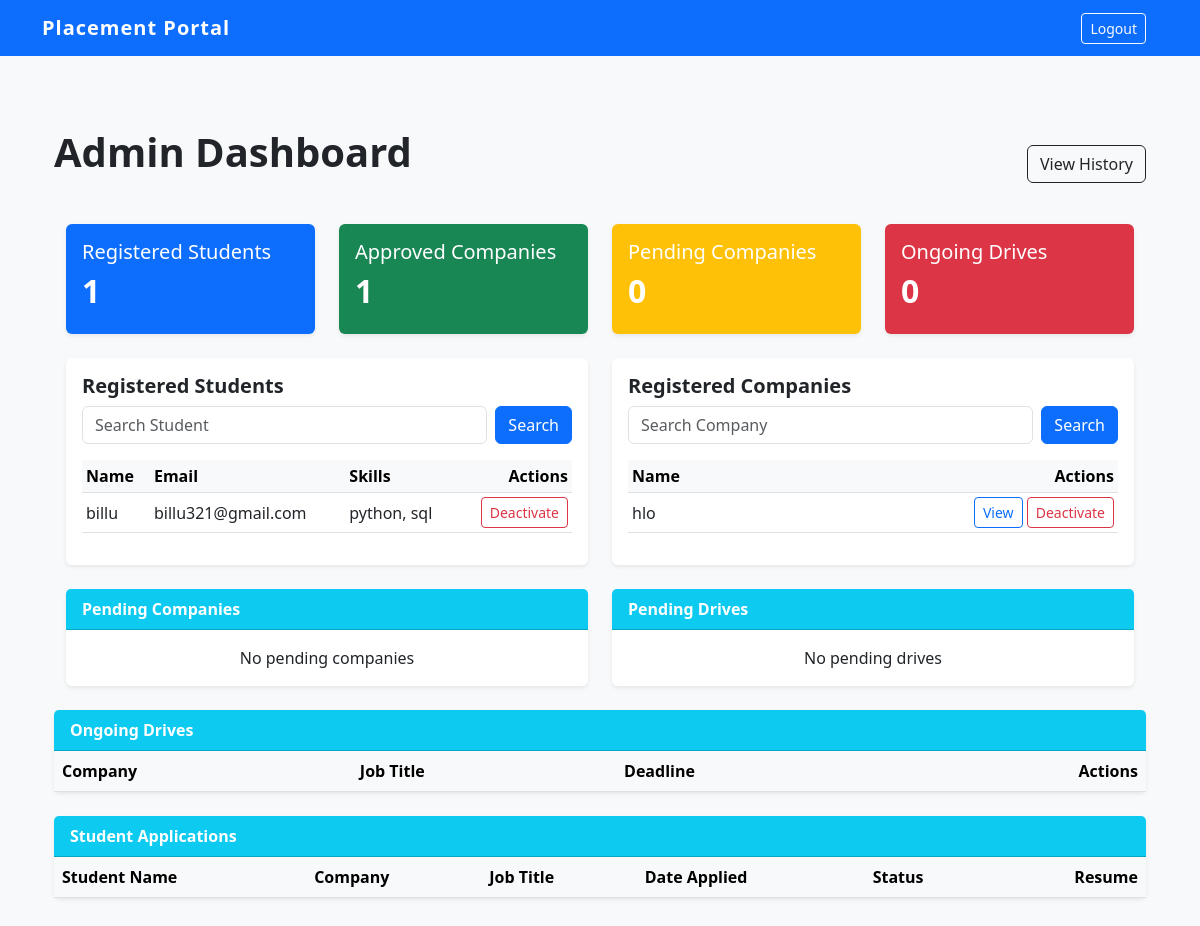
The app's page /admin_dashboard (signed in), older data.
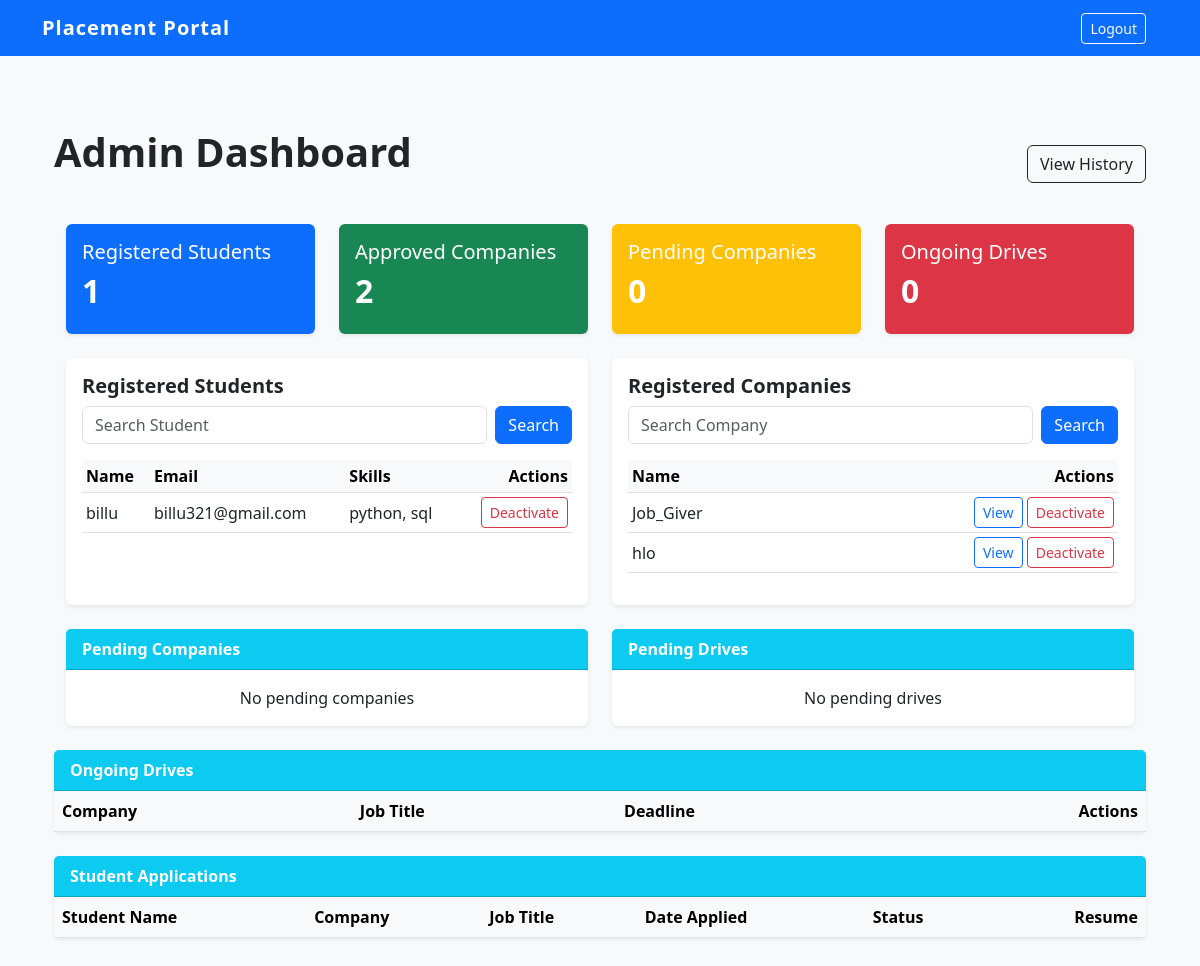
The same page, newer data.
### models.py (models this page shows)
class Student(db.Model):
    id = db.Column(db.Integer, primary_key=True)
    name = db.Column(db.String(50), nullable=False)
    email = db.Column(db.String(100), unique=True, nullable=False)
    password = db.Column(db.String(50), unique=True, nullable=False)
    skills = db.Column(db.String(200))
    resume_path = db.Column(db.String(200))
    is_active = db.Column(db.Boolean, default=True)
    applications = db.relationship('Application', backref='student', lazy=True, cascade="all, delete-orphan")

class Company(db.Model):
    id = db.Column(db.Integer, primary_key=True)
    name = db.Column(db.String(100), unique=True, nullable=False)
    email = db.Column(db.String(100), unique=True, nullable=False)
    password = db.Column(db.String(50), unique=True, nullable=False)
    website = db.Column(db.String(100))
    hr_contact = db.Column(db.String(15))
    description = db.Column(db.Text)
    status = db.Column(db.String(20), default='Pending')
    is_active = db.Column(db.Boolean, default=True)
    drives = db.relationship('PlacementDrive', backref='company', lazy=True, cascade="all, delete-orphan")

### app.py (the view)
@app.route('/admin_dashboard')
def admin_dashboard():
    if session.get('role') != 'admin':
        return redirect(url_for('login'))
    student_search = request.args.get('student_search', '').strip()
    company_search = request.args.get('company_search', '').strip()
    stats = {
        'total_students': Student.query.filter(Student.is_active == True).count(),
        'total_companies': Company.query.filter(Company.is_active == True).count(),
        'pending_companies': Company.query.filter_by(status='Pending', is_active=True).count(),
    }
    student_query = Student.query
    if student_search:
        student_query = student_query.filter(Student.name.contains(student_search) | Student.id.contains(student_search))
    students = student_query.filter(Student.is_active == True).all()
    company_query = Company.query.filter_by(status = "Approved")
    if company_search:
        company_query = company_query.filter(Company.name.contains(company_search) | Company.id.contains(company_search))
    approved_companies = company_query.filter(Company.is_active == True).all()
    pending_companies = Company.query.filter_by(status='Pending', is_active=True).all()
    pending_drives = PlacementDrive.query.filter_by(status='Pending', is_active=True).all()
    ongoing_drives = PlacementDrive.query.filter_by(status='Approved', is_active=True).all()
    all_applications = Application.query.filter(Application.is_active == True).all()
    return render_template('admin/admin_dashboard.html',
                           student_search=student_search,
                           company_search=company_search,
                           stats=stats,
                           students=students,
                           approved=approved_companies,
                           pending=pending_companies,
                           pending_drives=pending_drives,
                           ongoing_drives=ongoing_drives,
                           applications=all_applications)

### app.py (called while the page is built)
@app.after_request
def add_header(response):
    response.headers['Cache-Control'] = 'no-store, no-cache, must-revalidate, post-check=0, pre-check=0, max-age=0'
    response.headers['Pragma'] = 'no-cache'
    response.headers['Expires'] = '-1'
    return response

### templates/admin/admin_dashboard.html (shortened to what the changed rows need)
{% extends 'base.html' %}
{% block content %}
<div class = "container-fluid py-4">
    <div class="d-flex justify-content-between align-items-center mb-4">
        <h1 class = "fw-bold mb-4">Admin Dashboard</h1>
    </div>
    <div class = "row mb-4">
        <div class = "col-md-3">
            <div class = "card bg-primary text-white shadow-sm p-3">
                <h2 class = "fw-bold">{{ stats.total_students }}</h2>
            </div>
        </div>
        <div class = "col-md-3">
            <div class = "card bg-success text-white shadow-sm p-3">
                <h5>Approved Companies</h5>
                <h2 class = "fw-bold">{{ stats.total_companies }}</h2>
            </div>
        </div>
        <div class = "col-md-3">
            <div class = "card bg-warning text-white shadow-sm p-3">
                <h2 class = "fw-bold">{{ stats.pending_companies }}</h2>
            </div>
        </div>
        <div class = "col-md-3">
            <div class = "card bg-danger text-white shadow-sm p-3">
                <h2 class = "fw-bold">{{ ongoing_drives|length }}</h2>
            </div>
        </div>
    </div>
    <div class = "row mb-4">
        <div class = "col-md-6">
            <div class = "card shadow-sm h-100">
                <div class = "card-body">
                    <div class = "overflow-auto" style = "max-height: 300px;">
                        <table class = "table table-sm align-middle">
                            <thead class = "table-light"><tr><th>Name</th><th>Email</th><th>Skills</th><th class = "text-end">Actions</th></tr></thead>
                            <tbody>
                                {% for s in students %}
                                <tr>
                                    <td>{{ s.name }}</td>
                                    <td>{{ s.email }}</td>
                                    <td>{{ s.skills }}</td>
                                    <td class = "text-end"><a href = "/deactivate/student/{{s.id}}" class = "btn btn-sm btn-outline-danger" onclick = "return confirm('Deactivate Student?')">Deactivate</a></td>
                                </tr>
                                {% endfor %}
                            </tbody>
                        </table>
                    </div>
                </div>
            </div>
        </div>
        <div class = "col-md-6">
            <div class = "card shadow-sm h-100">
                <div class = "card-body">
                    <div class = "overflow-auto" style = "max-height: 300px;">
                        <table class = "table table-sm align-middle">
                            <thead class = "table-light"><tr><th>Name</th><th class = "text-end">Actions</th></tr></thead>
                            <tbody>
                                {% for c in approved %}
                                <tr>
                                    <td>{{ c.name }}</td>
                                    <td class = "text-end">
                                        <button class = "btn btn-sm btn-outline-primary" data-bs-toggle="modal" data-bs-target="#companydetailsModal{{ c.id }}">View</button>
                                        <a href = "/deactivate/company/{{c.id}}" class = "btn btn-sm btn-outline-danger" onclick = "return confirm('Deactivate Company?')">Deactivate</a>
                                    </td>
                                </tr>
                                {% endfor %}
                            </tbody>
                        </table>
                    </div>
                </div>
            </div>
        </div>
    </div>
    <div class = "card shadow-sm mb-4">
        <div class = "card-body p-0">
            <table class = "table table-hover align-middle mb-0">
                <thead class = "table-light">
                    <tr><th>Company</th><th>Job Title</th><th>Deadline</th><th class = "text-end">Actions</th></tr>
                </thead>
            </table>
        </div>
    </div>
    <div class = "card shadow-sm mb-4">
        <div class = "card-body p-0">
            <table class = "table table-hover align-middle mb-0">
                <thead class = "table-light">
                    <tr><th>Student Name</th><th>Company</th><th>Job Title</th><th>Date Applied</th><th>Status</th><th class = "text-end">Resume</th></tr>
                </thead>
            </table>
        </div>
    </div>
</div>
{% endblock %}

Row changes from the older to the newer data that the page shows:
now on this page (row edited): Company: name "Job_Giver"
Text that changed along with them:
{{ stats.total_companies }}: "1" → "2"
